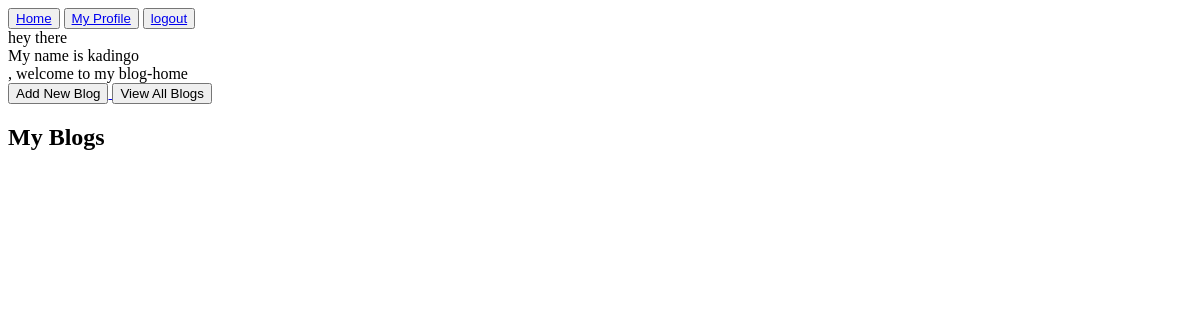
/blog/home (signed in), run on an earlier commit of the app's database.
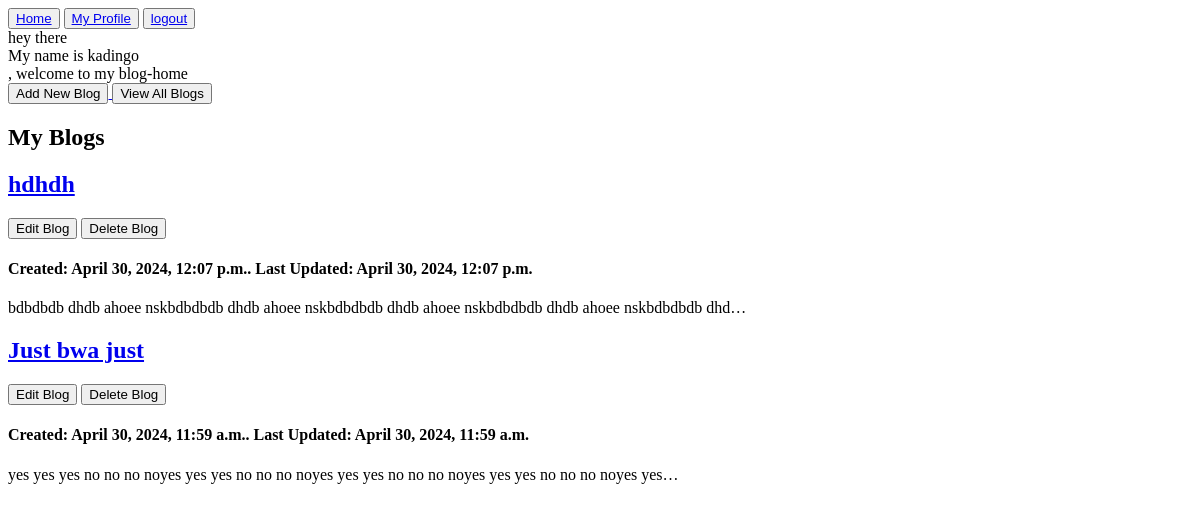
And on a later commit of the database.
### myblog/models.py (models this page shows, shortened)
class Blog(models.Model):
    author = models.ForeignKey(settings.AUTH_USER_MODEL, on_delete=models.CASCADE)
    title = models.CharField(max_length=120)
    description = models.TextField(blank=True, null=True)
    created_at = models.DateTimeField(auto_now_add=True, blank=True, null=True)
    updated_at = models.DateTimeField(auto_now=True, blank=True, null=True)
    slug = models.SlugField(unique=True, blank=True, null=True)
    photo = models.ImageField(upload_to="blog_uploaded_pics/", blank=True, null=True)

### myblog/views.py (the view)
# urls.py: path("home", views.home, name="home"),
@login_required(login_url="user_signin")
def home(request):
    username = request.user.username
    blogs = models.Blog.objects.filter(author=request.user).order_by("-created_at")
    context = {
        "username": username,
        "blogs": blogs
    }
    return render(request, "myblog/home.html", context)

### templates/myblog/home.html (shortened to what this page needs)
{% extends "base.html" %}
{% block content %}
<div>hey there</div>
<div>My name is {{ username}}</div>, welcome to my blog-home
<div>
    <a href={% url "add_blog" %}>
        <button>Add New Blog</button>
    </a>
    <a href={% url "blogs" %}>
        <button>View All Blogs</button>
    </a>
</div>
<h2>My Blogs</h2>
{% for blog in blogs %}
    <a href={% url "blog_details" slug=blog.slug %}>
        <h2>{{ blog.title }}</h2>
        {% if request.user == blog.author %}
        <a href={% url "edit_blog" blog.slug%}><button>Edit Blog</button></a>
        <a href={% url "delete_blog" blog.slug%}><button>Delete Blog</button></a>
        {% endif %}
    </a>
    <h4>Created: {{blog.created_at}}. Last Updated: {{blog.updated_at}}</h4>
        <p>{{ blog.description|truncatechars:100 }}</p>
    {% endfor %}
{% endblock content %}

What changed in the data, as far as the page shows it:
added Blog: title "hdhdh", shows "Edit Blog", created_at "April 30, 2024, 12:07 p.m.", updated_at "April 30, 2024, 12:07 p.m.", description "bdbdbdb dhdb ahoee nskbdbdbdb dhdb ahoee nskbdbdbdb dhdb ahoee nskbdbdbdb dhdb ahoee nskbdbdbdb dhd…"
added Blog: title "Just bwa just", shows "Edit Blog", created_at "April 30, 2024, 11:59 a.m.", updated_at "April 30, 2024, 11:59 a.m.", description "yes yes yes no no no noyes yes yes no no no noyes yes yes no no no noyes yes yes no no no noyes yes…"
